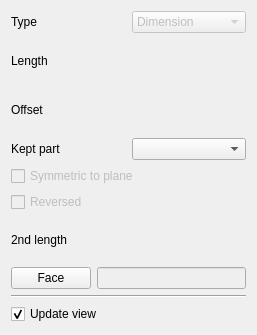
<?xml version="1.0" encoding="UTF-8"?>
<ui version="4.0">
 <class>PartDesignGui::TaskPocketParameters</class>
 <widget class="QWidget" name="PartDesignGui::TaskPocketParameters">
  <property name="geometry">
   <rect>
    <x>0</x>
    <y>0</y>
    <width>257</width>
    <height>335</height>
   </rect>
  </property>
  <property name="windowTitle">
   <string>Form</string>
  </property>
  <layout class="QVBoxLayout" name="verticalLayout">
   <item>
    <layout class="QHBoxLayout" name="horizontalLayout">
     <item>
      <widget class="QLabel" name="textLabel1">
       <property name="text">
        <string>Type</string>
       </property>
      </widget>
     </item>
     <item>
      <widget class="QComboBox" name="changeMode">
       <property name="enabled">
        <bool>false</bool>
       </property>
       <item>
        <property name="text">
         <string>Dimension</string>
        </property>
       </item>
      </widget>
     </item>
    </layout>
   </item>
   <item>
    <layout class="QHBoxLayout" name="horizontalLayout_2">
     <item>
      <widget class="QLabel" name="labelLength">
       <property name="text">
        <string>Length</string>
       </property>
      </widget>
     </item>
     <item>
      <widget class="Gui::PrefQuantitySpinBox" name="lengthEdit" native="true">
       <property name="minimum" stdset="0">
        <double>0.000000000000000</double>
       </property>
      </widget>
     </item>
    </layout>
   </item>
   <item>
    <layout class="QHBoxLayout" name="horizontalLayout_5">
     <item>
      <widget class="QLabel" name="labelOffset">
       <property name="text">
        <string>Offset</string>
       </property>
      </widget>
     </item>
     <item>
      <widget class="Gui::PrefQuantitySpinBox" name="offsetEdit" native="true"/>
     </item>
    </layout>
   </item>
   <item>
    <layout class="QHBoxLayout" name="horizontalLayout_6">
     <item>
      <widget class="QLabel" name="keptPartLabel">
       <property name="text">
        <string>Kept part</string>
       </property>
      </widget>
     </item>
     <item>
      <widget class="QComboBox" name="keptPart"/>
     </item>
    </layout>
   </item>
   <item>
    <widget class="QCheckBox" name="checkBoxMidplane">
     <property name="enabled">
      <bool>false</bool>
     </property>
     <property name="text">
      <string>Symmetric to plane</string>
     </property>
    </widget>
   </item>
   <item>
    <widget class="QCheckBox" name="checkBoxReversed">
     <property name="enabled">
      <bool>false</bool>
     </property>
     <property name="text">
      <string>Reversed</string>
     </property>
    </widget>
   </item>
   <item>
    <layout class="QHBoxLayout" name="horizontalLayout_4">
     <item>
      <widget class="QLabel" name="labelLength2">
       <property name="text">
        <string>2nd length</string>
       </property>
      </widget>
     </item>
     <item>
      <widget class="Gui::PrefQuantitySpinBox" name="lengthEdit2" native="true">
       <property name="enabled">
        <bool>false</bool>
       </property>
       <property name="minimum" stdset="0">
        <double>0.000000000000000</double>
       </property>
      </widget>
     </item>
    </layout>
   </item>
   <item>
    <layout class="QHBoxLayout" name="horizontalLayout_3">
     <item>
      <widget class="QPushButton" name="buttonFace">
       <property name="text">
        <string>Face</string>
       </property>
      </widget>
     </item>
     <item>
      <widget class="QLineEdit" name="lineFaceName">
       <property name="enabled">
        <bool>false</bool>
       </property>
      </widget>
     </item>
    </layout>
   </item>
   <item>
    <widget class="Line" name="line">
     <property name="orientation">
      <enum>Qt::Horizontal</enum>
     </property>
    </widget>
   </item>
   <item>
    <widget class="QCheckBox" name="checkBoxUpdateView">
     <property name="text">
      <string>Update view</string>
     </property>
     <property name="checked">
      <bool>true</bool>
     </property>
    </widget>
   </item>
  </layout>
 </widget>
 <customwidgets>
  <customwidget>
   <class>Gui::PrefQuantitySpinBox</class>
   <extends>QWidget</extends>
   <header>Gui/PrefWidgets.h</header>
  </customwidget>
 </customwidgets>
 <resources/>
 <connections/>
</ui>
